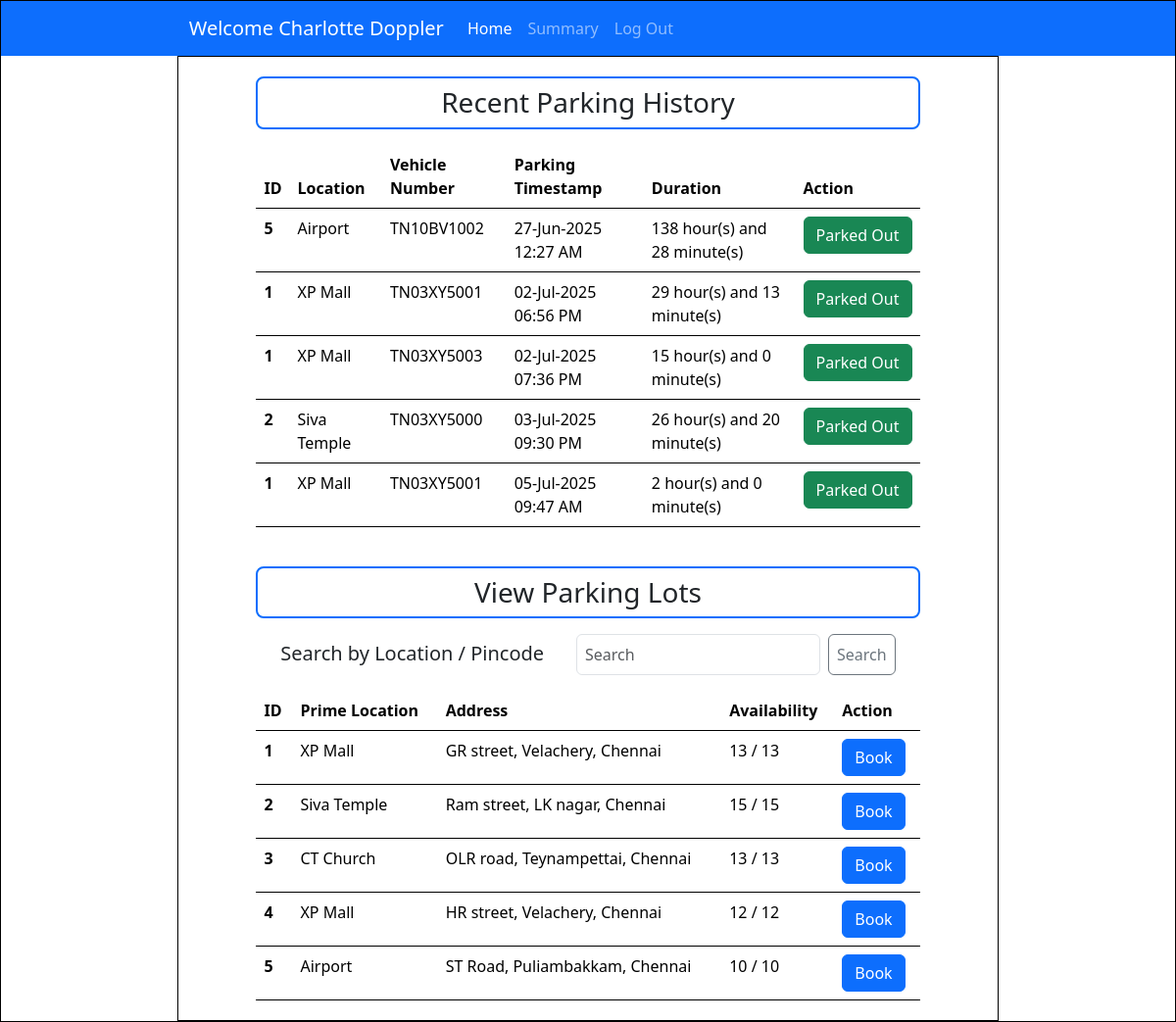
Page /user_dashboard (signed in) on the committed database.
### controllers/models.py (models this page shows)
class User(db.Model, UserMixin):
    id = db.Column(db.Integer, primary_key=True)
    username = db.Column(db.String, unique=True, nullable = False)
    password = db.Column(db.String, nullable=False)
    name = db.Column(db.String, nullable=False)
    address = db.Column(db.String, nullable=False)
    type = db.Column(db.String, default="general")
    pincode = db.Column(db.String(6), nullable=False)
    reservations = db.relationship('Reservation', backref='user')

class ParkingLot(db.Model):
    id = db.Column(db.Integer, primary_key = True)
    prime_location_name = db.Column(db.String, nullable=False)
    price = db.Column(db.Integer, nullable=False)
    address = db.Column(db.String, nullable=False)
    pincode = db.Column(db.Integer,nullable = False)
    maximum_spots = db.Column(db.Integer, nullable=False)
    active = db.Column(db.Boolean, nullable=False, default=True)
    spots = db.relationship('ParkingSpot', backref='lot')

class Reservation(db.Model):
    id = db.Column(db.Integer, primary_key = True)
    spot_id = db.Column(db.Integer, db.ForeignKey('parking_spot.id'), nullable=False)
    user_id = db.Column(db.Integer, db.ForeignKey('user.id'), nullable = False)
    lot_id = db.Column(db.Integer, db.ForeignKey('parking_lot.id'), nullable = False)
    parking_timestamp = db.Column(db.DateTime(timezone=True), nullable=False)
    leaving_timestamp = db.Column(db.DateTime(timezone=True), nullable=True)
    parking_price = db.Column(db.Integer, nullable=False)
    cost = db.Column(db.Integer, nullable=True)
    vehicle_no = db.Column(db.String, nullable=False)

### controllers/controller.py (the view, shortened to what this page needs)
@app.route("/user_dashboard", methods=["GET", "POST"])
@login_required
def user_dashboard():
    lots = ParkingLot.query.all()
    lots_avl = []
    keyword = ""
    for lot in lots:
        total_spots = ParkingSpot.query.filter_by(lot_id=lot.id, active=1).count()
        avl_spots = ParkingSpot.query.filter_by(lot_id=lot.id, status="A").count()
        lots_avl.append({
            "lot": lot,
            "available": avl_spots,
            "total": total_spots
        })
    reservations = Reservation.query.filter_by(user_id=current_user.id)
    parking_history = []
    for event in reservations:
        lot = ParkingLot.query.filter_by(id=event.lot_id).first()
        duration='Not yet released'
        if event.leaving_timestamp!=None:
            total_minutes = int((event.leaving_timestamp - event.parking_timestamp).total_seconds() / 60)
            duration = "{} hour(s) and {} minute(s)".format(total_minutes//60, total_minutes%60 )
        parking_history.append({"booking": event, "lot": lot, "duration": duration })
    return render_template("user_home.html", lots=lots_avl, user=current_user, history=parking_history)

### app.py (called while the page is built)
@login_manager.user_loader
def load_user(user_id):
    return User.query.get(int(user_id))

### templates/user_home.html (shortened to what this page needs)
<!DOCTYPE html>
<html lang="en">
<head>
    <link href="https://cdn.jsdelivr.net/npm/bootstrap@5.3.6/dist/css/bootstrap.min.css" rel="stylesheet"
>
    <link rel="stylesheet" href="../static/style.css">
</head>
<body>
    <div id="main">
        <nav class="navbar navbar-expand-lg bg-primary" data-bs-theme="dark">
            <div class="container-fluid">
                <a class="navbar-brand" href="#">Welcome {{user.name}}</a>
                <div class="collapse navbar-collapse" id="navbarNavAltMarkup">
                    <div class="navbar-nav">
                        <a class="nav-link active" aria-current="page" href="#">Home</a>
                        <a class="nav-link" href="#">Summary</a>
                        <a class="nav-link" href="/login">Log Out</a>
                    </div>
                </div>
            </div>
        </nav>
        <div id="canvas">
            <div class="h3 text-center pt-2 pb-2 mb-3 rounded-3 border border-2 border-primary" style="margin: auto; width: 85%;">Recent Parking History</div>
            <table class="table" style="margin: auto; width: 85%; border: 2px;">
                <thead>
                    <tr>
                        <th scope="col">ID</th>
                        <th scope="col">Location</th>
                        <th scope="col">Vehicle Number</th>
                        <th scope="col">Parking Timestamp</th>
                        <th scope="col">Duration</th>
                        <th scope="col">Action</th>
                    </tr>
                </thead>
                <tbody>
                    {% for event in history %}
                    <tr>
                        <th scope="row">{{ event.lot.id }}</th>
                        <td>{{ event.lot.prime_location_name }}</td>
                        <td>{{ event.booking.vehicle_no }}</td>
                        <td>{{ event.booking.parking_timestamp.strftime('%d-%b-%Y %I:%M %p') }}</td>
                        <td>{{ event.duration }}</td>
                        <td>
                            {% if not event.booking.leaving_timestamp %}
                            <div>
                                <a href="{{ url_for('release_spot', booking_id=event.booking.id) }}"
                                    class="btn btn-danger">Release</a>
                            </div>
                            {% else %}
                            <div>
                                <input type="button" class="btn btn-success readonly" value="Parked Out">
                            </div>
                            {% endif %}
                        </td>
                    </tr>
                    {% endfor %}
                </tbody>
            </table>
            <br>
            <div class="h3 text-center pt-2 pb-2 mt-3 mb-3 rounded-3 border border-2 border-primary" style="margin: auto; width: 85%;">View Parking Lots</div>
                <div class="d-flex justify-content-evenly align-self-center flex-row mb-3" style="width: 85%; margin:auto">
                    <p class="h5 mb-0 mt-2">Search by Location / Pincode</a>
                    <form class="d-flex" role="search" method="post">
                        <input class="form-control p-2 mx-2" type="search" placeholder="Search" name="keyword" aria-label="Search" />
                        <button class="btn btn-outline-secondary p-2" type="submit">Search</button>
                    </form>
                </div>
            <table class="table" style="margin: auto; width: 85%; border: 2px;">
                <thead>
                    <tr>
                        <th scope="col">ID</th>
                        <th scope="col">Prime Location</th>
                        <th scope="col">Address</th>
                        <th scope="col">Availability</th>
                        <th scope="col">Action</th>
                    </tr>
                </thead>
                <tbody>
                    {% for item in lots %}
                    <tr>
                        <th scope="row">{{ item.lot.id }}</th>
                        <td>{{ item.lot.prime_location_name }}</td>
                        <td>{{ item.lot.address }}</td>
                        <td>{{ item.available }} / {{ item.total }}</td>
                        <td>
                            <div>
                                <a href="{{ url_for('book_spot', lot_id=item.lot.id) }}"
                                    class="btn btn-primary">Book</a>
                            </div>
                        </td>
                    </tr>
                    {% endfor %}
                </tbody>
            </table>
        </div>
    </div>
</body>
</html>

### static/style.css (style rules this page uses)
* { margin: 0px; }
#main, #canvas { border: 1px solid black; }
#canvas { width: 70%; margin: auto; height: auto; min-height: 760px; padding: 20px }
.navbar { padding-left: 15%; padding-right: 15%; }

### rows in the picture
User: name "Charlotte Doppler"
ParkingLot: lot.id "5", lot.prime_location_name "Airport", lot.id "5", lot.prime_location_name "Airport", lot.address "ST Road, Puliambakkam, Chennai"
Reservation: booking.vehicle_no "TN10BV1002", booking.parking_timestamp "27-Jun-2025 12:27 AM"
ParkingLot: lot.id "1" "1" "1", lot.prime_location_name "XP Mall" "XP Mall" "XP Mall", lot.id "1", lot.prime_location_name "XP Mall", lot.address "GR street, Velachery, Chennai"
Reservation: booking.vehicle_no "TN03XY5001", booking.parking_timestamp "02-Jul-2025 06:56 PM"
Reservation: booking.vehicle_no "TN03XY5003", booking.parking_timestamp "02-Jul-2025 07:36 PM"
ParkingLot: lot.id "2", lot.prime_location_name "Siva Temple", lot.id "2", lot.prime_location_name "Siva Temple", lot.address "Ram street, LK nagar, Chennai"
Reservation: booking.vehicle_no "TN03XY5000", booking.parking_timestamp "03-Jul-2025 09:30 PM"
Reservation: booking.vehicle_no "TN03XY5001", booking.parking_timestamp "05-Jul-2025 09:47 AM"
ParkingLot: lot.id "3", lot.prime_location_name "CT Church", lot.address "OLR road, Teynampettai, Chennai"
ParkingLot: lot.id "4", lot.prime_location_name "XP Mall", lot.address "HR street, Velachery, Chennai"

### other values in the picture
{{ event.duration }} "138 hour(s) and 28 minute(s)" "29 hour(s) and 13 minute(s)" "15 hour(s) and 0 minute(s)" "26 hour(s) and 20 minute(s)" "2 hour(s) and 0 minute(s)"
{{ item.available }} "13" "15" "13" "12" "10"
{{ item.total }} "13" "15" "13" "12" "10"
